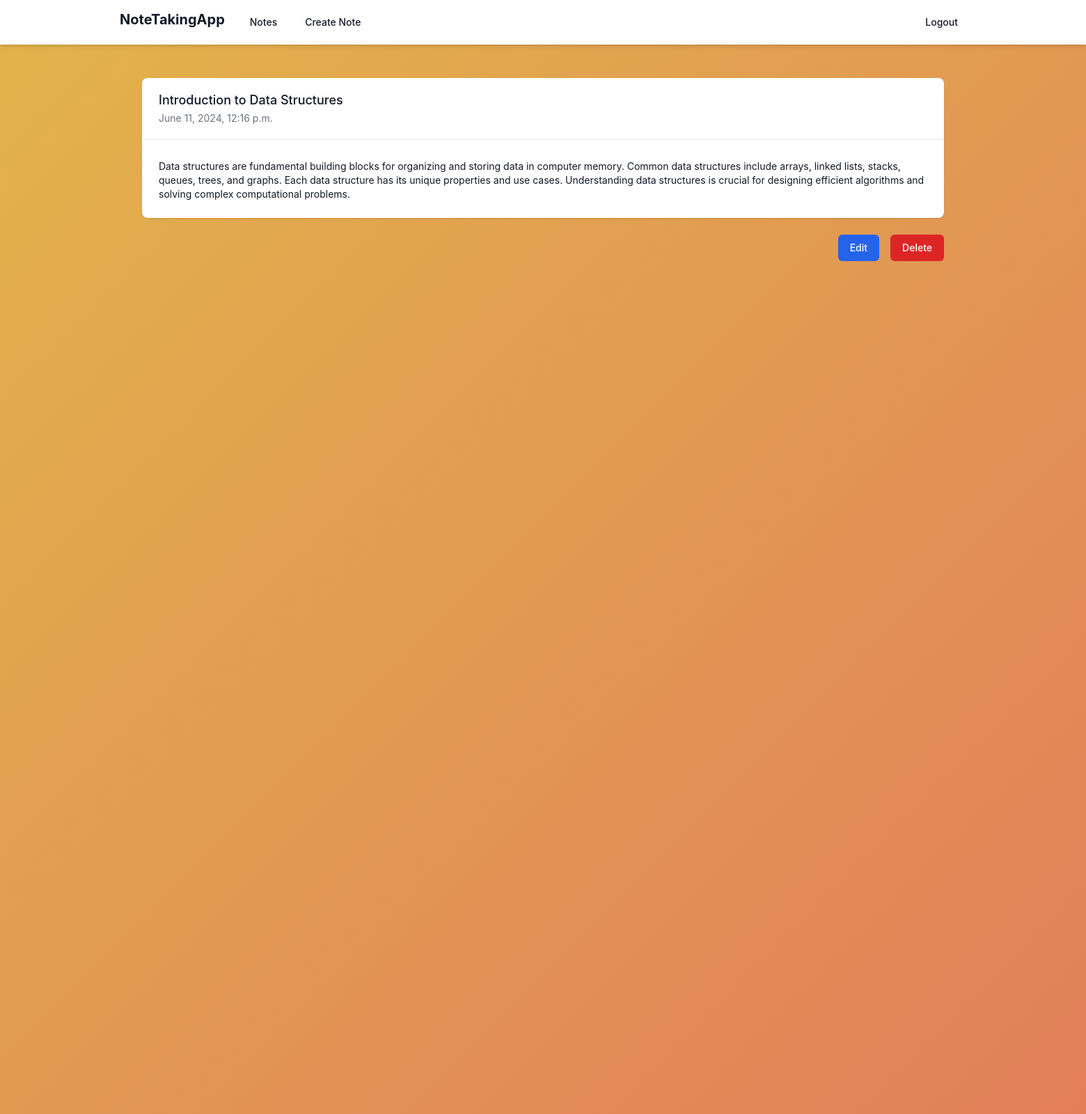
The page /note/3/ (signed in) on the database its author committed.
### notes/models.py (models this page shows, shortened)
class Note(models.Model):
    title = models.CharField(max_length=200)
    content = models.TextField()
    created_at = models.DateTimeField(auto_now_add=True)
    updated_at = models.DateTimeField(auto_now=True)
    user = models.ForeignKey(User, on_delete=models.CASCADE)

### notes/views.py (the view)
# urls.py: path('note/<int:pk>/', views.note_detail, name='note_detail'),
@login_required
def note_detail(request, pk):
    note = get_object_or_404(Note, pk=pk, user=request.user)
    return render(request, 'notes/note_detail.html', {'note': note})

### templates/notes/note_detail.html (shortened to what this page needs)
{% extends "base.html" %}
{% block content %}
<div class="max-w-7xl mx-auto py-6 sm:px-6 lg:px-8">
    <div class="bg-white shadow sm:rounded-lg">
        <div class="px-4 py-5 sm:px-6">
            <h3 class="text-lg leading-6 font-medium text-gray-900">{{ note.title }}</h3>
            <p class="mt-1 max-w-2xl text-sm text-gray-500">{{ note.created_at|date:"F j, Y, g:i a" }}</p>
        </div>
        <div class="border-t border-gray-200">
            <div class="px-4 py-5 sm:p-6">
                <p class="mt-1 text-sm text-gray-900">{{ note.content }}</p>
            </div>
        </div>
    </div>
    <div class="mt-6 flex justify-end">
        <a href="{% url 'note_edit' note.pk %}" class="mr-4 inline-flex items-center px-4 py-2 border border-transparent text-sm font-medium rounded-md text-white bg-blue-600 hover:bg-blue-700">Edit</a>
        <a href="{% url 'note_delete' note.pk %}" class="inline-flex items-center px-4 py-2 border border-transparent text-sm font-medium rounded-md text-white bg-red-600 hover:bg-red-700">Delete</a>
    </div>
</div>
{% endblock %}

### templates/base.html (style rules this page uses)
body { font-family: 'Inter', sans-serif; }

### rows shown on the page
Note: title "Introduction to Data Structures", created_at "June 11, 2024, 12:16 p.m.", content "Data structures are fundamental building blocks for organizing and storing data in computer memory. Common data structures include arrays, linked lists, stacks, queues, trees, and graphs. Each data structure has its unique properties and use cases. Understanding data structures is crucial for designing efficient algorithms and solving complex computational problems."
